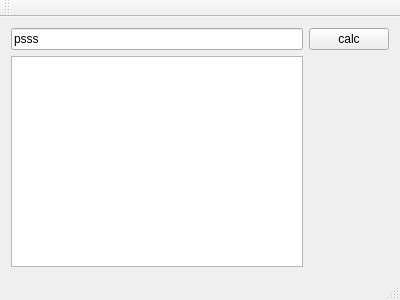
<?xml version="1.0" encoding="UTF-8"?>
<ui version="4.0">
 <class>MainWindow</class>
 <widget class="QMainWindow" name="MainWindow">
  <property name="geometry">
   <rect>
    <x>0</x>
    <y>0</y>
    <width>400</width>
    <height>300</height>
   </rect>
  </property>
  <property name="windowTitle">
   <string>MainWindow</string>
  </property>
  <widget class="QWidget" name="centralWidget">
   <layout class="QGridLayout" name="gridLayout">
    <item row="0" column="0">
     <widget class="QLineEdit" name="lineEdit">
      <property name="text">
       <string>psss</string>
      </property>
     </widget>
    </item>
    <item row="0" column="1">
     <widget class="QPushButton" name="pushButton">
      <property name="text">
       <string>calc</string>
      </property>
     </widget>
    </item>
    <item row="1" column="0">
     <widget class="QTextEdit" name="textEdit"/>
    </item>
   </layout>
  </widget>
  <widget class="QMenuBar" name="menuBar">
   <property name="geometry">
    <rect>
     <x>0</x>
     <y>0</y>
     <width>400</width>
     <height>20</height>
    </rect>
   </property>
  </widget>
  <widget class="QToolBar" name="mainToolBar">
   <attribute name="toolBarArea">
    <enum>TopToolBarArea</enum>
   </attribute>
   <attribute name="toolBarBreak">
    <bool>false</bool>
   </attribute>
  </widget>
  <widget class="QStatusBar" name="statusBar"/>
 </widget>
 <layoutdefault spacing="6" margin="11"/>
 <resources/>
 <connections/>
</ui>
